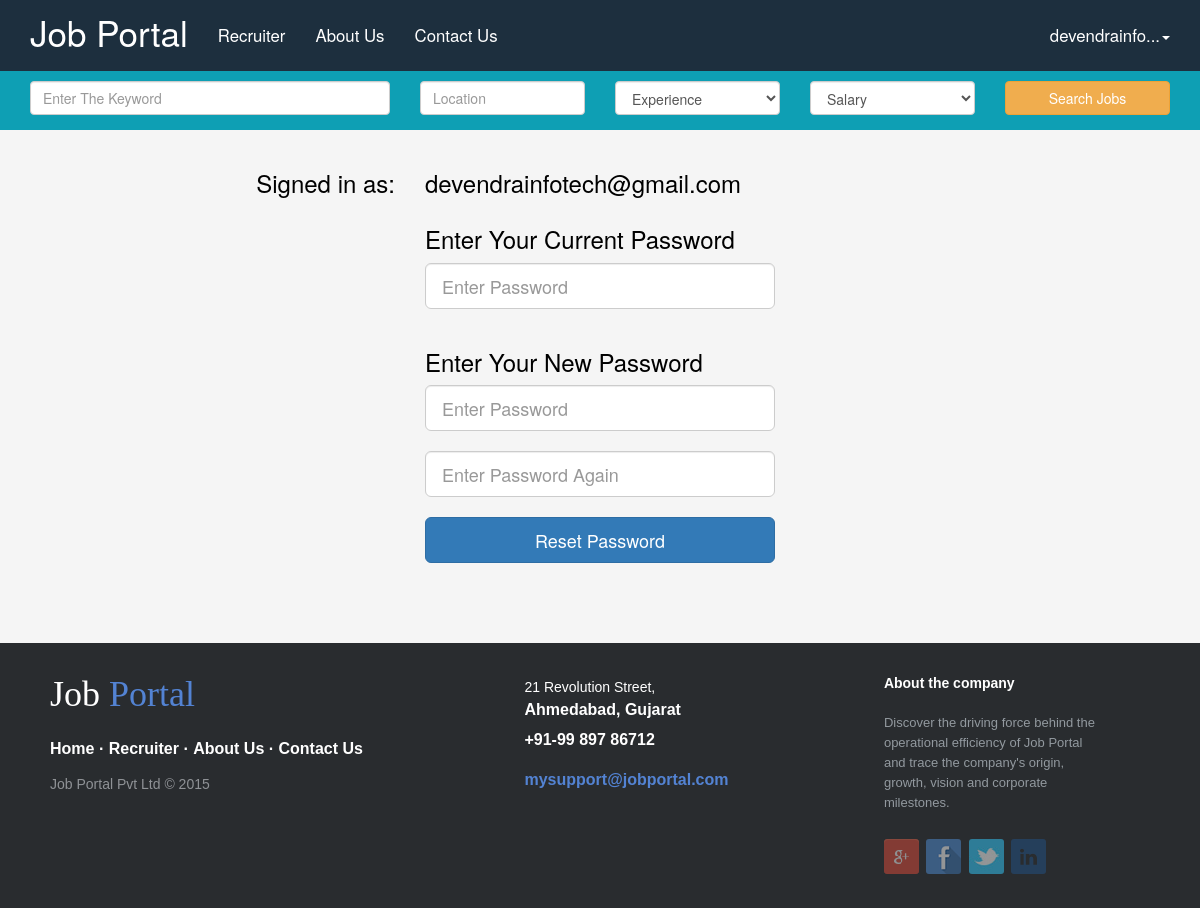
Screenshot of /user_change_password.php (signed in) with the database file from the repository.
### tables this page shows
CREATE TABLE IF NOT EXISTS `tbljobseekermst` (
`jobseeker_id` int(5) NOT NULL,
  `create_date` date NOT NULL,
  `username` varchar(30) NOT NULL COMMENT 'username',
  `user_password` varchar(30) NOT NULL,
  `firstname` varchar(30) NOT NULL,
  `lastname` varchar(30) NOT NULL,
  `Mobileno` bigint(12) NOT NULL,
  `emailid` varchar(30) NOT NULL,
  `dateofbirth` date NOT NULL,
  `resume_headline` varchar(200) NOT NULL,
  `cityid` int(11) NOT NULL,
  `totalexpyear` smallint(6) NOT NULL,
  `functional_area` int(11) NOT NULL COMMENT 'Or Industry ',
  `key_skill` varchar(50) NOT NULL,
  `role` varchar(30) NOT NULL,
  `user_state` varchar(40) NOT NULL,
  `user_city` varchar(30) NOT NULL,
  `profile_summary` varchar(400) NOT NULL,
  `Gender` char(1) NOT NULL,
  `contact_id` int(7) NOT NULL,
  `sec_que` varchar(100) NOT NULL,
  `sec_ans` varchar(50) NOT NULL,
  `photopath` varchar(100) NOT NULL,
  `address` varchar(50) NOT NULL,
  `pincode` varchar(6) NOT NULL
);

### userSession.php (called while the page is built, shortened)
<?php
include_once './Development/commonfiles/connection.php';
if(isset($_SESSION['login_user'])){
$usercheck = $_SESSION['login_user'];
$session_query = "SELECT * FROM `tbljobseekermst` WHERE `username` = '$usercheck'";
$session_result = mysqli_query($conn, $session_query);
$session_row = mysqli_fetch_assoc($session_result);
$login_session = $session_row['username'];
}
?>

### user_change_password.php (the view, shortened to what this page needs)
<?php
	include_once 'userSession.php';
	include_once './Development/commonfiles/header.php';
	include_once './Development/commonfiles/searchbar.php';
?>
<br>
	<div class="container">
      	<div class="col-md-4"><h3 style="float: right;">Signed in as:</h3></div>
		<div class="col-md-8"><h3><?php echo $login_session;?></h3></div>
      <form class="col-md-4 col-md-offset-4" method="post" action="user_change_password_verify.php">
        <h3 class="form-signin-heading">Enter Your Current Password</h3>
        <input name="userCurrentPassword" placeholder="Enter Password" id="inputEmail" class="input-lg form-control" placeholder="Email address" required="" autofocus="" type="password">
        <br>
        <h3 class="form-signin-heading">Enter Your New Password</h3>
        <input name="userNewPassword" placeholder="Enter Password" id="inputEmail" class="input-lg form-control" placeholder="Email address" required="" autofocus="" type="password">
        <br>
        <input name="userNewRepeatPassword" placeholder="Enter Password Again" id="inputPassword" class="input-lg form-control" placeholder="Password" required="" type="password">
        <br>
        <button name="userChangePassword" class="btn btn-lg btn-primary btn-block" type="submit">Reset Password</button>
      </form>
    </div>
<br>
<br>
<br>
<br>
<?php
	include_once './Development/commonfiles/footer.php';
?>

### Development/commonfiles/header_right_with_login.php (shortened to what this page needs)
<ul class="nav navbar-nav navbar-right">
     <li class="dropdown">
              <a href="#" class="dropdown-toggle" data-toggle="dropdown" role="button" aria-haspopup="true" aria-expanded="false"><?php echo mb_strimwidth($login_session,0,15,"...") ?><span class="caret"></span></a>
            </li>
          </ul>

### Design/manual/css/style.css (style rules this page uses)
body { color:#000; background-color:#F5F5F5; }

### rows the page displays
tbljobseekermst: username "devendrainfo...", username "devendrainfotech@gmail.com"
